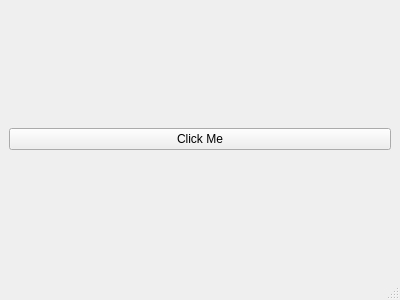
<?xml version="1.0" encoding="UTF-8"?>
<ui version="4.0">
 <class>MainWindow</class>
 <widget class="QMainWindow" name="MainWindow">
  <property name="geometry">
   <rect>
    <x>0</x>
    <y>0</y>
    <width>400</width>
    <height>300</height>
   </rect>
  </property>
  <property name="windowTitle">
   <string>ROS2 Qt GUI</string>
  </property>
  <widget class="QWidget" name="centralwidget">
   <layout class="QVBoxLayout" name="verticalLayout">
    <item>
     <widget class="QPushButton" name="pushButton">
      <property name="text">
       <string>Click Me</string>
      </property>
     </widget>
    </item>
   </layout>
  </widget>
  <widget class="QMenuBar" name="menubar"/>
  <widget class="QStatusBar" name="statusbar"/>
 </widget>
 <resources/>
 <connections/>
</ui>
